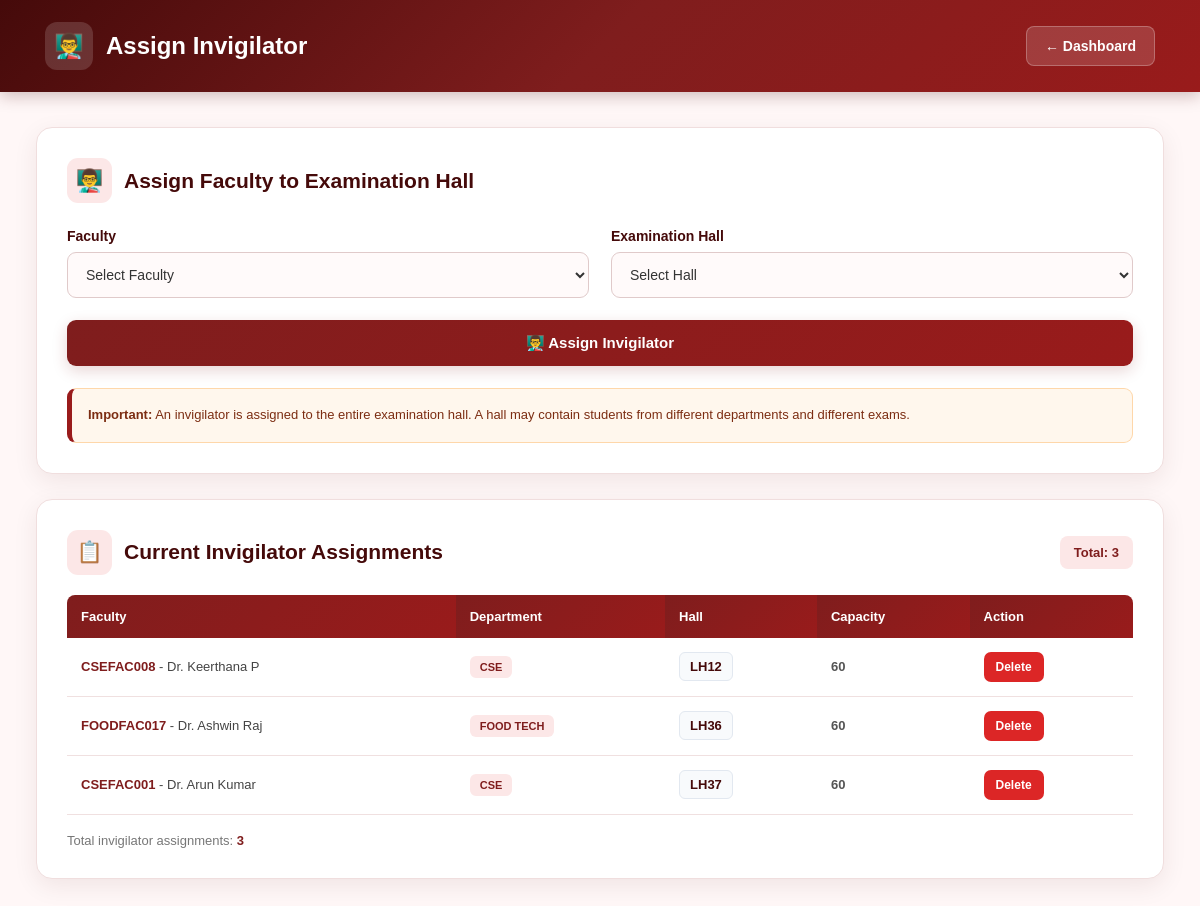
/assign_invigilator.php (signed in), run on the app's committed database.
### tables this page shows
CREATE TABLE `exam_invigilator` (
  `invigilator_id` int(11) NOT NULL,
  `faculty_id` int(11) NOT NULL,
  `exam_id` int(11) NOT NULL,
  `room_id` int(11) NOT NULL
);

CREATE TABLE `faculty` (
  `faculty_id` int(11) NOT NULL,
  `faculty_code` varchar(20) NOT NULL,
  `faculty_name` varchar(100) NOT NULL,
  `username` varchar(50) NOT NULL,
  `password` varchar(255) NOT NULL,
  `department` varchar(50) NOT NULL
);

CREATE TABLE `room` (
  `room_id` int(11) NOT NULL,
  `room_no` varchar(20) NOT NULL,
  `capacity` int(11) NOT NULL
);

### assign_invigilator.php (the view, shortened to what this page needs)
<?php
include 'db_connect.php';
$assignment_result = $conn->query(
    "SELECT
        ei.invigilator_id,
        f.faculty_code,
        f.faculty_name,
        f.department,
        r.room_no,
        r.capacity
     FROM exam_invigilator ei
     INNER JOIN faculty f
        ON ei.faculty_id = f.faculty_id
     INNER JOIN room r
        ON ei.room_id = r.room_id
     ORDER BY
        r.room_no ASC,
        f.faculty_name ASC"
);
?>
<!DOCTYPE html>
<html lang="en">
<head>
</head>
<body>
<div class="header">
    <div class="header-left">
        <div class="header-icon">
            👨‍🏫
        </div>
        <h1>
            Assign Invigilator
        </h1>
    </div>
    <a
        href="admin_dashboard.php"
        class="back"
    >
        ← Dashboard
    </a>
</div>
<div class="container">
    <div class="card">
        <div class="card-title">
            <div class="card-title-icon">
                👨‍🏫
            </div>
            <h2>
                Assign Faculty to Examination Hall
            </h2>
        </div>
        <form method="POST">
            <div class="form-grid">
                <div class="field">
                    <label>
                        Faculty
                    </label>
                    <select
                        name="faculty_id"
                        required
                    >
                        <option value="">
                            Select Faculty
                        </option>
                    </select>
                </div>
                <div class="field">
                    <label>
                        Examination Hall
                    </label>
                    <select
                        name="room_id"
                        required
                    >
                        <option value="">
                            Select Hall
                        </option>
                    </select>
                </div>
            </div>
            <button
                type="submit"
                class="assign-button"
            >
                👨‍🏫 Assign Invigilator
            </button>
        </form>
        <div class="info">
            <strong>Important:</strong>
            An invigilator is assigned to the entire
            examination hall. A hall may contain students
            from different departments and different exams.
        </div>
    </div>
    <div class="card">
        <div class="assignment-header">
            <div class="assignment-title">
                <div class="assignment-title-icon">
                    📋
                </div>
                <h2>
                    Current Invigilator Assignments
                </h2>
            </div>
            <div class="total-box">
                Total:
                <?php
                echo $assignment_result->num_rows;
                ?>
            </div>
        </div>
        <div class="table-container">
            <table>
                <thead>
                    <tr>
                        <th>
                            Faculty
                        </th>
                        <th>
                            Department
                        </th>
                        <th>
                            Hall
                        </th>
                        <th>
                            Capacity
                        </th>
                        <th>
                            Action
                        </th>
                    </tr>
                </thead>
                <tbody>
                <?php
                if ($assignment_result->num_rows > 0):
                    while (
                        $row =
                        $assignment_result->fetch_assoc()
                    ):
                ?>
                    <tr>
                        <td>
                            <span class="faculty-code">
                                <?php
                                echo htmlspecialchars(
                                    $row["faculty_code"]
                                );
                                ?>
                            </span>
                            <span class="faculty-name">
                                -
                                <?php
                                echo htmlspecialchars(
                                    $row["faculty_name"]
                                );
                                ?>
                            </span>
                        </td>
                        <td>
                            <span class="department">
                                <?php
                                echo htmlspecialchars(
                                    $row["department"]
                                );
                                ?>
                            </span>
                        </td>
                        <td>
                            <span class="hall">
                                <?php
                                echo htmlspecialchars(
                                    $row["room_no"]
                                );
                                ?>
                            </span>
                        </td>
                        <td>
                            <span class="capacity">
                                <?php
                                echo htmlspecialchars(
                                    $row["capacity"]
                                );
                                ?>
                            </span>
                        </td>
                        <td>
                            <a
                                href="assign_invigilator.php?delete_id=<?php echo $row["invigilator_id"]; ?>"
                                class="delete-button"
                                onclick="
                                    return confirm(
                                        'Are you sure you want to remove this invigilator assignment?'
                                    );
                                "
                            >
                                Delete
                            </a>
                        </td>
                    </tr>
                <?php
                    endwhile;
                endif;
                ?>
                </tbody>
            </table>
        </div>
        <div class="footer">
            Total invigilator assignments:
            <strong>
                <?php
                echo $assignment_result->num_rows;
                ?>
            </strong>
        </div>
    </div>
</div>
</body>
</html>

### assign_invigilator.php (style rules this page uses)
* { margin: 0; padding: 0; box-sizing: border-box; }
body { font-family: Arial, Helvetica, sans-serif; background: #fff7f7; color: #333; min-height: 100vh; }
.header { background: linear-gradient( 135deg, #450a0a, #7f1d1d, #991b1b ); color: white; padding: 22px 45px; display: flex; justify-content: space-between; align-items: center; gap: 20px; box-shadow: 0 4px 15px rgba(69,10,10,0.25); }
.header-left { display: flex; align-items: center; gap: 13px; }
.header-icon { width: 48px; height: 48px; border-radius: 12px; background: rgba(255,255,255,0.15); display: flex; align-items: center; justify-content: center; font-size: 24px; }
.header h1 { font-size: 24px; margin: 0; }
.back { text-decoration: none; color: white; background: rgba(255,255,255,0.15); border: 1px solid rgba(255,255,255,0.25); padding: 11px 18px; border-radius: 8px; font-size: 14px; font-weight: bold; transition: 0.3s; }
.container { width: 94%; max-width: 1150px; margin: 35px auto; }
.card { background: white; border-radius: 16px; padding: 30px; margin-bottom: 25px; border: 1px solid #f0dede; box-shadow: 0 7px 25px rgba(69,10,10,0.08); }
.card-title { display: flex; align-items: center; gap: 12px; margin-bottom: 25px; }
.card-title-icon { width: 45px; height: 45px; border-radius: 11px; background: #fce7e7; color: #7f1d1d; display: flex; align-items: center; justify-content: center; font-size: 22px; }
.card-title h2 { color: #450a0a; font-size: 21px; }
.form-grid { display: grid; grid-template-columns: repeat(2, 1fr); gap: 22px; }
.field label { display: block; margin-bottom: 8px; color: #450a0a; font-size: 14px; font-weight: bold; }
select { width: 100%; padding: 13px 14px; border: 1px solid #e0caca; border-radius: 9px; background: #fffafa; color: #333; font-size: 14px; outline: none; cursor: pointer; transition: 0.3s; }
.assign-button { width: 100%; margin-top: 22px; padding: 14px; border: none; border-radius: 9px; background: linear-gradient( 135deg, #7f1d1d, #991b1b ); color: white; font-size: 15px; font-weight: bold; cursor: pointer; transition: 0.3s; box-shadow: 0 5px 15px rgba(127,29,29,0.18); }
.info { margin-top: 22px; padding: 16px; background: #fff7ed; border: 1px solid #fed7aa; border-left: 5px solid #991b1b; border-radius: 9px; color: #7c2d12; font-size: 13px; line-height: 1.6; }
.assignment-header { display: flex; justify-content: space-between; align-items: center; gap: 15px; margin-bottom: 20px; }
.assignment-title { display: flex; align-items: center; gap: 12px; }
.assignment-title-icon { width: 45px; height: 45px; border-radius: 11px; background: #fce7e7; color: #7f1d1d; display: flex; align-items: center; justify-content: center; font-size: 21px; }
.assignment-title h2 { color: #450a0a; font-size: 21px; }
.total-box { background: #fce7e7; color: #7f1d1d; padding: 9px 14px; border-radius: 8px; font-size: 13px; font-weight: bold; }
.table-container { overflow-x: auto; }
table { width: 100%; border-collapse: collapse; min-width: 750px; }
thead th { background: linear-gradient( 135deg, #7f1d1d, #991b1b ); color: white; padding: 14px; text-align: left; font-size: 13px; font-weight: bold; }
thead th:first-child { border-radius: 8px 0 0 0; }
thead th:last-child { border-radius: 0 8px 0 0; }
tbody td { padding: 14px; border-bottom: 1px solid #f0e0e0; color: #555; font-size: 13px; }
.faculty-code { color: #7f1d1d; font-weight: bold; }
.faculty-name { color: #444; }
.department { display: inline-block; background: #fce7e7; color: #7f1d1d; padding: 5px 10px; border-radius: 6px; font-size: 11px; font-weight: bold; }
.hall { display: inline-block; background: #f8fafc; border: 1px solid #e2e8f0; color: #450a0a; padding: 6px 10px; border-radius: 6px; font-weight: bold; }
.capacity { font-weight: bold; color: #555; }
.delete-button { display: inline-block; text-decoration: none; background: #dc2626; color: white; padding: 8px 12px; border-radius: 7px; font-size: 12px; font-weight: bold; transition: 0.3s; }
.footer { margin-top: 18px; color: #777; font-size: 13px; }
.footer strong { color: #7f1d1d; }

### data on the page
exam_invigilator: faculty.faculty_code "CSEFAC008", faculty.faculty_name "Dr. Keerthana P", faculty.department "CSE", room.room_no "LH12", room.capacity "60"
exam_invigilator: faculty.faculty_code "FOODFAC017", faculty.faculty_name "Dr. Ashwin Raj", faculty.department "FOOD TECH", room.room_no "LH36", room.capacity "60"
exam_invigilator: faculty.faculty_code "CSEFAC001", faculty.faculty_name "Dr. Arun Kumar", faculty.department "CSE", room.room_no "LH37", room.capacity "60"

### other printed values
$assignment_result->num_rows "3"
